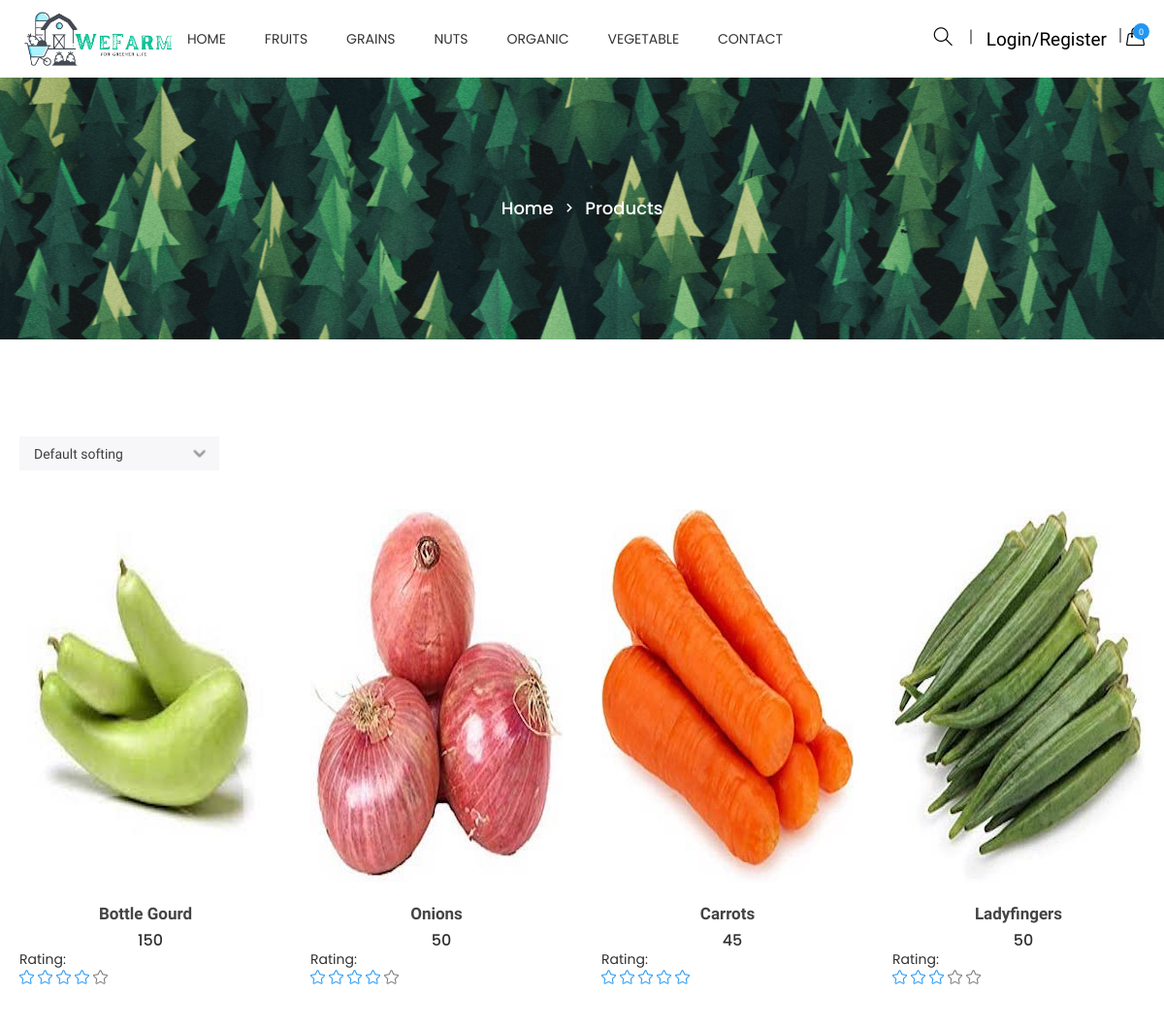
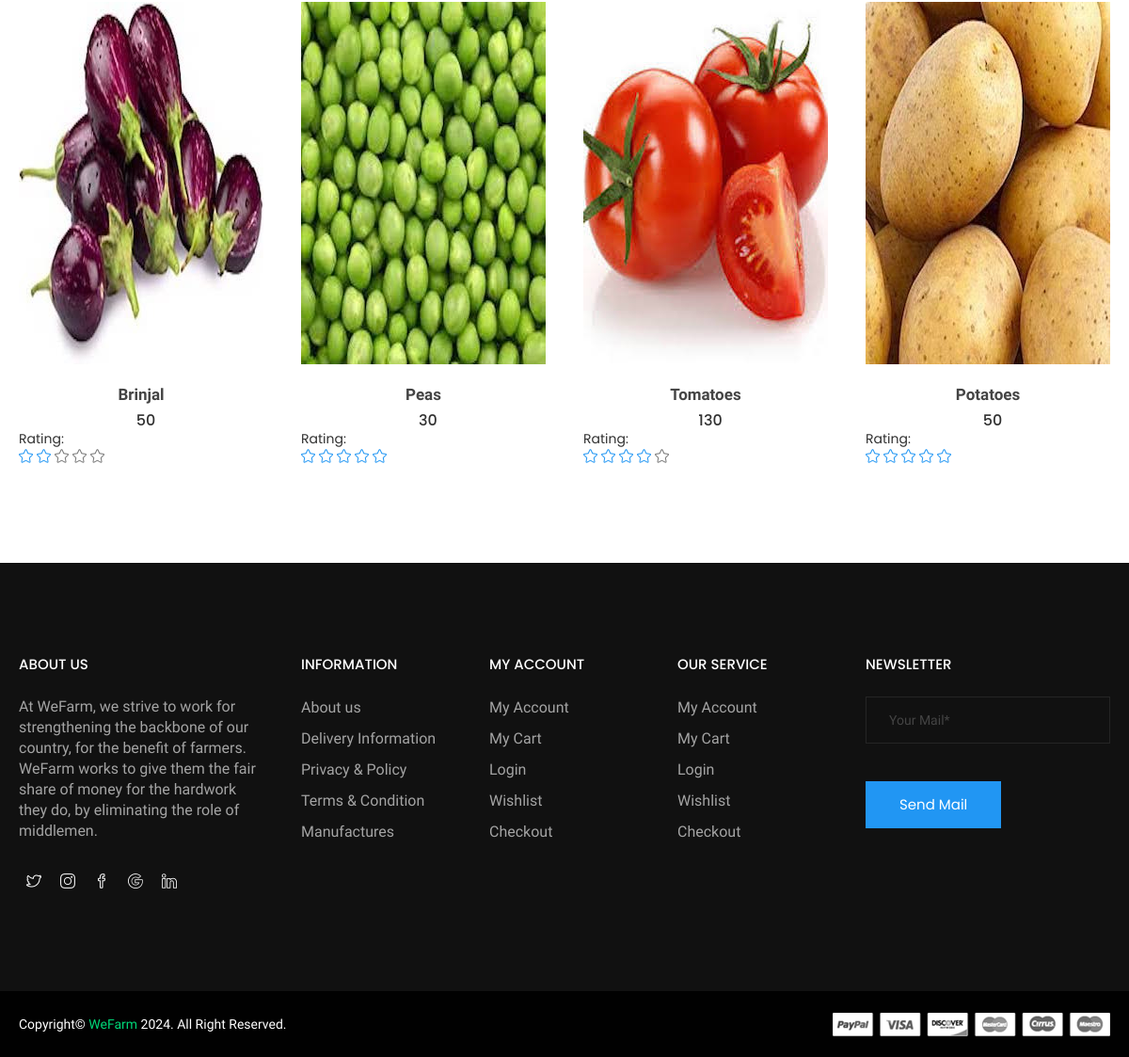
/categories.php?id=2&sub_categories=6, run on an earlier commit of the app's database (2 pictures, top to bottom).
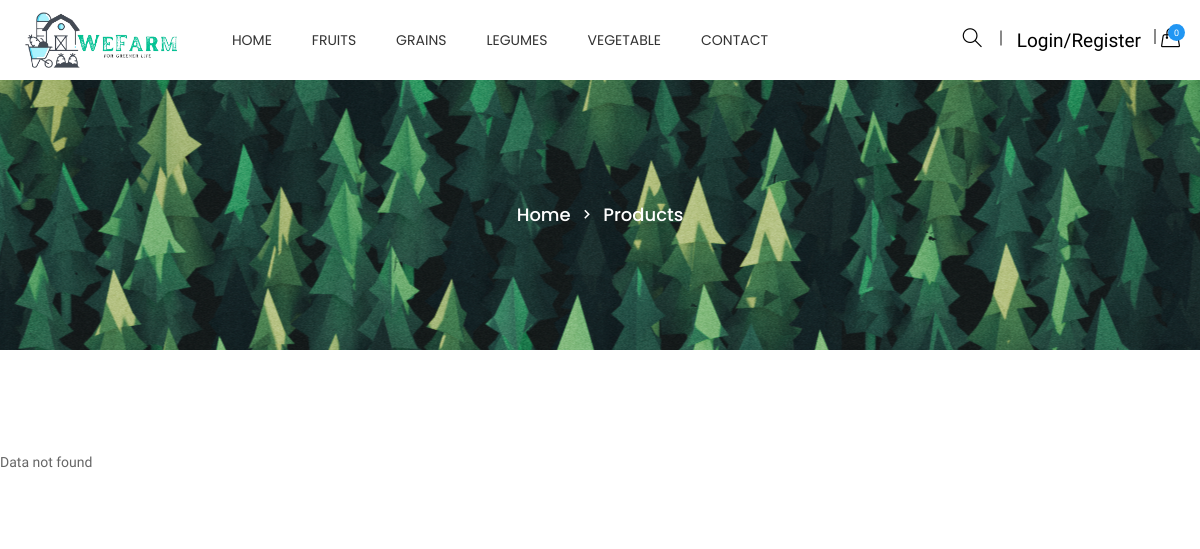
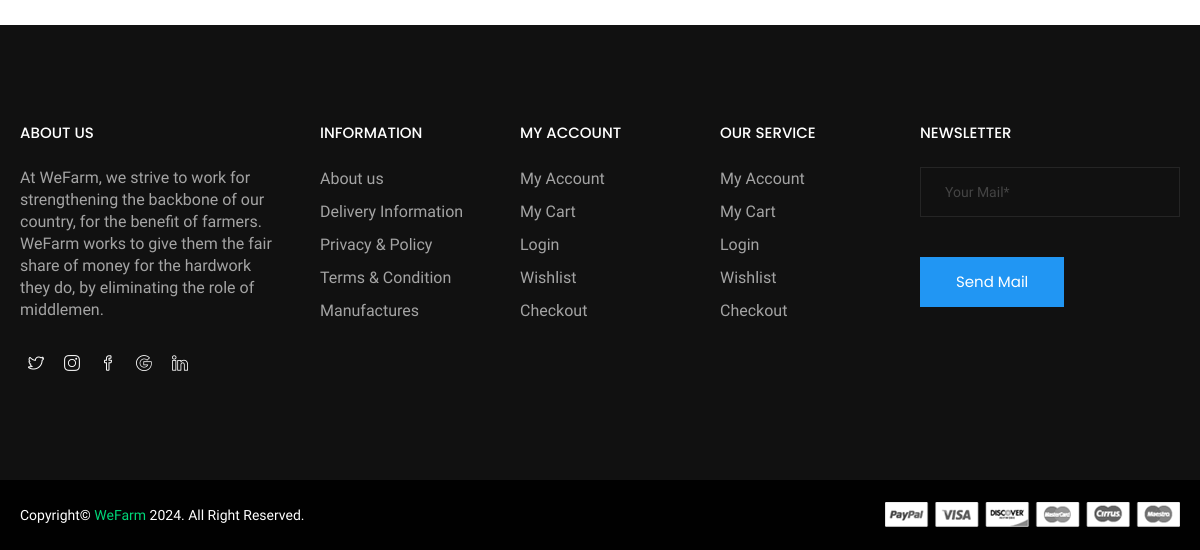
And on a later commit of the database (2 pictures, top to bottom).
### tables this page shows
CREATE TABLE `categories` (
  `id` int(11) NOT NULL,
  `categories` varchar(255) NOT NULL,
  `status` tinyint(4) NOT NULL
);

CREATE TABLE `product` (
  `id` int(11) NOT NULL,
  `categories_id` int(11) NOT NULL,
  `sub_categories_id` int(11) NOT NULL,
  `name` varchar(255) NOT NULL,
  `oldprice` float NOT NULL,
  `price` float NOT NULL,
  `qty` int(11) NOT NULL,
  `image` varchar(255) NOT NULL,
  `short_desc` varchar(2000) NOT NULL,
  `description` text NOT NULL,
  `best_seller` int(11) NOT NULL,
  `meta_title` varchar(2000) NOT NULL,
  `meta_desc` varchar(2000) NOT NULL,
  `meta_keyword` varchar(2000) NOT NULL,
  `added_by` int(11) NOT NULL,
  `status` tinyint(4) NOT NULL,
  `Rating` int(11) NOT NULL
);

### functions.inc.php (called while the page is built, shortened)
<?php
function get_product($con,$limit='',$cat_id='',$product_id='',$search_str='',$sort_order='',$is_best_seller='',$sub_categories=''){
	$sql="select product.*, categories.categories, admin_users.username as seller_name
	      from product
	      INNER JOIN categories ON product.categories_id=categories.id
	      LEFT JOIN admin_users ON product.added_by=admin_users.id
	      where product.status=1 ";
	if($cat_id!=''){
		$sql.=" and product.categories_id=$cat_id ";
	}
	if($sub_categories!=''){
		$sql.=" and product.sub_categories_id=$sub_categories ";
	}
	if($sort_order!=''){
		$sql.=$sort_order;
	}else{
		$sql.=" order by product.id desc ";
	}
	$res=mysqli_query($con,$sql);
	$data=array();
	while($row=mysqli_fetch_assoc($res)){
		$data[]=$row;
	}
	return $data;
}
?>

### categories.php (the view, shortened to what the rows shown need)
<?php
require('top.php');
	?>
	<?php
$cat_id=mysqli_real_escape_string($con,$_GET['id']);
$sub_categories='';
if(isset($_GET['sub_categories'])){
	$sub_categories=mysqli_real_escape_string($con,$_GET['sub_categories']);
}
$sort_order="";
if($cat_id>0 && ($sub_categories!='' && $sub_categories>=0)){
	$get_product=get_product($con,'',$cat_id,'','',$sort_order,'',$sub_categories);
}else{
	?>
	<script>
	window.location.href='index.php';
	</script>
	<?php
}
?>
        <section class="htc__product__grid bg__white ptb--100">
            <div class="container">
                <div class="row">
					<?php if(count($get_product)>0){?>
                    <div class="col-lg-12 col-md-12 col-sm-12 col-xs-12">
                        <div class="htc__product__rightidebar">
                            <div class="htc__grid__top">
                                <div class="htc__select__option">
                                    <select class="ht__select" onchange="sort_product_drop('<?php echo $cat_id?>','<?php echo $sub_categories?>','<?php echo SITE_PATH?>')" id="sort_product_id">
                                        <option value="">Default softing</option>
                                    </select>
                                </div>
                            </div>
                            <div class="row">
                                <div class="shop__grid__view__wrap">
                                    <div role="tabpanel" id="grid-view" class="single-grid-view tab-pane fade in active clearfix">
                                        <?php
										foreach($get_product as $list){
											$rating = $list['Rating'];
										?>
										<div class="col-md-4 col-lg-3 col-sm-4 col-xs-12">
											<div class="category">
												<div class="ht__cat__thumb">
													<a href="product.php?id=<?php echo $list['id']?>">
														<img src="<?php echo PRODUCT_IMAGE_SITE_PATH.$list['image']?>" alt="product images">
													</a>
												</div>
												<div class="fr__hover__info">
													<ul class="product__action">
													</ul>
												</div>
												<div class="fr__product__inner">
													<h4><a href="product.php?id=<?php echo $list['id']?>"><?php echo $list['name']?></a></h4>
													<ul class="fr__pro__prize">
														<li><?php echo $list['price']?></li>
													</ul>
												</div>
												<h4>Rating: </h4>
                                        <ul class="rating">
                                <?php
                                for ($i=0; $i < $rating; $i++) {
                                    echo '<li><i class="icon-star icons"></i></li>';
                                }
                                for ($i=0; $i < 5-$rating; $i++) {
                                    echo '<li class="old"><i class="icon-star icons"></i></li>';
                                } ?>
											</div>
										</div>
										<?php } ?>
                                    </div>
							   </div>
                            </div>
                        </div>
                    </div>
					<?php } else {
						echo "Data not found";
					} ?>
				</div>
            </div>
        </section>
<?php require('footer.php')?>

### top.php (shortened to what the rows shown need)
<?php
require('connection.inc.php');
require('functions.inc.php');
$cat_res=mysqli_query($con,"select * from categories where status=1 order by categories asc");
$cat_arr=array();
while($row=mysqli_fetch_assoc($cat_res)){
	$cat_arr[]=$row;
}
?>
<!doctype html>
<html class="no-js" lang="en">
<head>
    <link rel="stylesheet" href="css/bootstrap.min.css">
    <link rel="stylesheet" href="css/owl.carousel.min.css">
    <link rel="stylesheet" href="css/owl.theme.default.min.css">
    <link rel="stylesheet" href="css/core.css">
    <link rel="stylesheet" href="css/shortcode/shortcodes.css">
    <link rel="stylesheet" href="style.css">
    <link rel="stylesheet" href="css/responsive.css">
    <link rel="stylesheet" href="css/custom.css">
</head>
<body>
    <div class="wrapper">
        <header id="htc__header" class="htc__header__area header--one">
            <div id="sticky-header-with-topbar" class="mainmenu__wrap sticky__header">
                <div class="container">
                    <div class="row">
                        <div class="menumenu__container clearfix">
                            <div class="col-md-7 col-lg-6 col-sm-5 col-xs-3">
                                <nav class="main__menu__nav hidden-xs hidden-sm">
                                    <ul class="main__menu">
                                        <?php
										foreach($cat_arr as $list){
											?>
											<li class="drop"><a href="categories.php?id=<?php echo $list['id']?>"><?php echo $list['categories']?></a>
											</li>
											<?php
										}
										?>
                                    </ul>
                                </nav>
                            </div>
                        </div>
                    </div>
                </div>
            </div>
        </header>

What changed in the data, as far as the page shows it:
removed categories: categories "NUTS"
removed categories: categories "ORGANIC"
removed product: image (picture), name "Bottle Gourd", price "150", Rating 4 (drawn)
removed product: image (picture), name "Onions", price "50", Rating 4 (drawn)
removed product: image (picture), name "Carrots", price "45", Rating 5 (drawn)
removed product: image (picture), name "Ladyfingers", price "50", Rating 3 (drawn)
removed product: image (picture), name "Brinjal", price "50", Rating 2 (drawn)
removed product: image (picture), name "Peas", price "30", Rating 5 (drawn)
removed product: image (picture), name "Tomatoes", price "130", Rating 4 (drawn)
removed product: image (picture), name "Potatoes", price "50", Rating 5 (drawn)
added categories: categories "LEGUMES"
shown differently, row unchanged: categories "VEGETABLE": id "Default softing" → (not shown)
Also different on the page:
text now shown: "Data not found"
